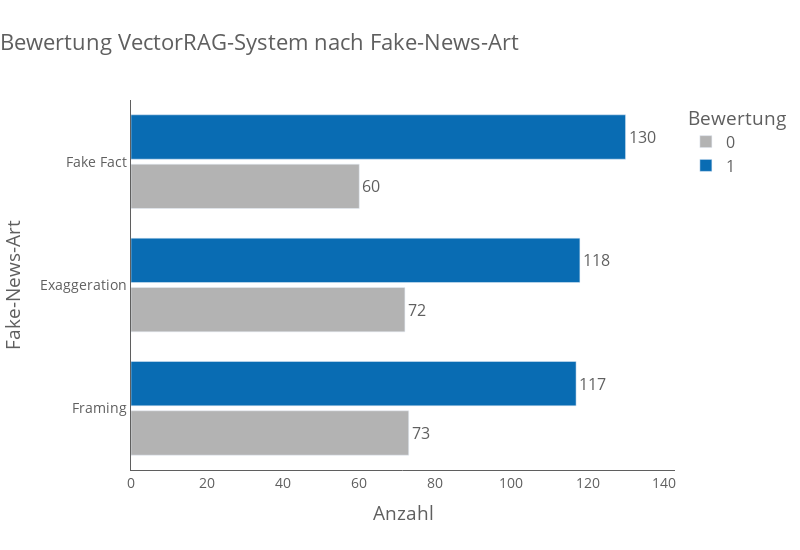

Here is the notebook cell this chart was saved with:
### Markdown cell above
**Schaubild zu der Häufigkeit der Bewertungsausprägungen im VectorRAG-System, aufgeschlüsselt nach Fake News Arten:**

### Code cell
# Diagramm für VectorRAG System


df_vector_sorted = df_vector.sort_values(by="anzahl")
max_val_vector = df_vector["anzahl"].max()

fig_vector = px.bar(
    df_vector_sorted,
    y="fake_news_art",
    x="anzahl",
    color="bewertung",
    color_discrete_map=color_map,
    barmode="group",
    title="Bewertung VectorRAG-System nach Fake-News-Art",
    text="anzahl",
    orientation="h",
    category_orders={"fake_news_art": ["Fake Fact", "Exaggeration", "Framing"]}
)


fig_vector.update_layout(
    title=dict(text=fig_vector.layout.title.text, x=0, xanchor='left'),
    bargroupgap=0.1,
    xaxis_title="Anzahl",  
    yaxis_title="Fake-News-Art",
    **layout_kwargs
)

fig_vector.update_xaxes(
    showgrid=False,       
    showline=True,   
    linecolor='#5F5F5F',
    range=[0, max_val_vector * 1.1],  
    **xaxis_kwargs
)

fig_vector.update_yaxes(
    showgrid=False,       
    showline=True,        
    linecolor='#5F5F5F',
    **yaxis_kwargs
)

fig_vector.update_traces(textposition="outside")

### Figure 1 — Plotly figure (JSON) as saved in the notebook; plotly's stock layout.template omitted (floating-point values rounded to 4 significant figures)
{"data": [{"alignmentgroup": "True", "hovertemplate": "bewertung=0<br>anzahl=%{text}<br>fake_news_art=%{y}<extra></extra>", "legendgroup": "0", "marker": {"color": "#B3B3B3", "pattern": {"shape": ""}}, "name": "0", "offsetgroup": "0", "orientation": "h", "showlegend": true, "text": [60.0, 72.0, 73.0], "textposition": "outside", "type": "bar", "x": [60, 72, 73], "xaxis": "x", "y": ["Fake Fact", "Exaggeration", "Framing"], "yaxis": "y"}, {"alignmentgroup": "True", "hovertemplate": "bewertung=1<br>anzahl=%{text}<br>fake_news_art=%{y}<extra></extra>", "legendgroup": "1", "marker": {"color": "#096CB3", "pattern": {"shape": ""}}, "name": "1", "offsetgroup": "1", "orientation": "h", "showlegend": true, "text": [117.0, 118.0, 130.0], "textposition": "outside", "type": "bar", "x": [117, 118, 130], "xaxis": "x", "y": ["Framing", "Exaggeration", "Fake Fact"], "yaxis": "y"}], "layout": {"bargroupgap": 0.1, "barmode": "group", "font": {"color": "#5F5F5F", "size": 16}, "height": 550, "legend": {"title": {"text": "Bewertung"}, "tracegroupgap": 0}, "margin": {"t": 100}, "paper_bgcolor": "white", "plot_bgcolor": "white", "title": {"font": {"color": "#5F5F5F", "size": 22}, "text": "Bewertung VectorRAG-System nach Fake-News-Art", "x": 0, "xanchor": "left"}, "width": 800, "xaxis": {"anchor": "y", "domain": [0, 1], "linecolor": "#5F5F5F", "range": [0, 143], "showgrid": false, "showline": true, "tickfont": {"size": 14}, "ticks": "", "title": {"text": "Anzahl"}}, "yaxis": {"anchor": "x", "categoryarray": ["Framing", "Exaggeration", "Fake Fact"], "categoryorder": "array", "domain": [0, 1], "gridcolor": "lightgrey", "linecolor": "#5F5F5F", "showgrid": false, "showline": true, "tickfont": {"size": 14}, "ticks": "", "title": {"text": "Fake-News-Art"}}}}
